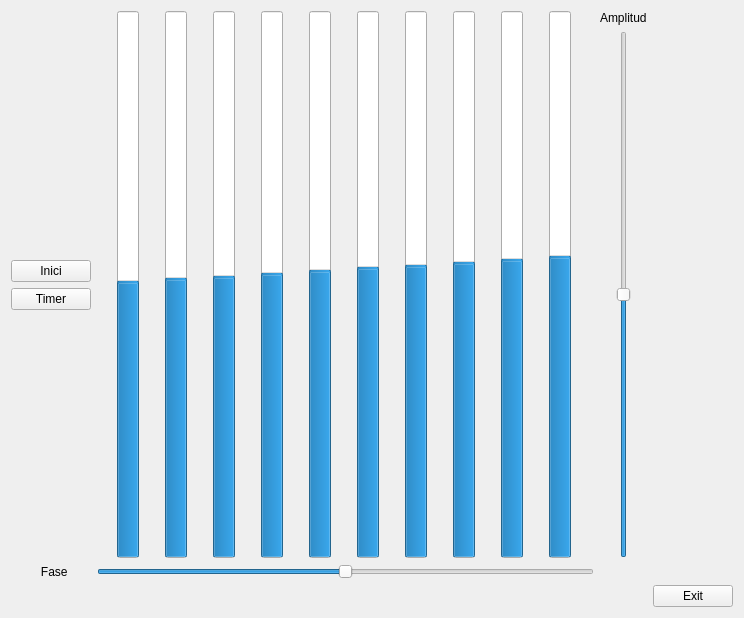
<?xml version="1.0" encoding="UTF-8"?>
<ui version="4.0">
 <class>Form</class>
 <widget class="QWidget" name="Form">
  <property name="geometry">
   <rect>
    <x>0</x>
    <y>0</y>
    <width>744</width>
    <height>618</height>
   </rect>
  </property>
  <property name="windowTitle">
   <string>Form</string>
  </property>
  <layout class="QGridLayout" name="gridLayout">
   <item row="0" column="1">
    <layout class="QHBoxLayout" name="horizontalLayout">
     <item>
      <widget class="MyQProgressBar" name="progressBar0">
       <property name="minimum">
        <number>-100</number>
       </property>
       <property name="value">
        <number>0</number>
       </property>
       <property name="textVisible">
        <bool>false</bool>
       </property>
       <property name="orientation">
        <enum>Qt::Vertical</enum>
       </property>
      </widget>
     </item>
     <item>
      <widget class="MyQProgressBar" name="progressBar1">
       <property name="minimum">
        <number>-100</number>
       </property>
       <property name="value">
        <number>1</number>
       </property>
       <property name="textVisible">
        <bool>false</bool>
       </property>
       <property name="orientation">
        <enum>Qt::Vertical</enum>
       </property>
      </widget>
     </item>
     <item>
      <widget class="MyQProgressBar" name="progressBar2">
       <property name="minimum">
        <number>-100</number>
       </property>
       <property name="value">
        <number>2</number>
       </property>
       <property name="textVisible">
        <bool>false</bool>
       </property>
       <property name="orientation">
        <enum>Qt::Vertical</enum>
       </property>
      </widget>
     </item>
     <item>
      <widget class="MyQProgressBar" name="progressBar3">
       <property name="minimum">
        <number>-100</number>
       </property>
       <property name="value">
        <number>3</number>
       </property>
       <property name="textVisible">
        <bool>false</bool>
       </property>
       <property name="orientation">
        <enum>Qt::Vertical</enum>
       </property>
      </widget>
     </item>
     <item>
      <widget class="MyQProgressBar" name="progressBar4">
       <property name="minimum">
        <number>-100</number>
       </property>
       <property name="value">
        <number>4</number>
       </property>
       <property name="textVisible">
        <bool>false</bool>
       </property>
       <property name="orientation">
        <enum>Qt::Vertical</enum>
       </property>
      </widget>
     </item>
     <item>
      <widget class="MyQProgressBar" name="progressBar5">
       <property name="minimum">
        <number>-100</number>
       </property>
       <property name="value">
        <number>5</number>
       </property>
       <property name="textVisible">
        <bool>false</bool>
       </property>
       <property name="orientation">
        <enum>Qt::Vertical</enum>
       </property>
      </widget>
     </item>
     <item>
      <widget class="MyQProgressBar" name="progressBar6">
       <property name="minimum">
        <number>-100</number>
       </property>
       <property name="value">
        <number>6</number>
       </property>
       <property name="textVisible">
        <bool>false</bool>
       </property>
       <property name="orientation">
        <enum>Qt::Vertical</enum>
       </property>
      </widget>
     </item>
     <item>
      <widget class="MyQProgressBar" name="progressBar7">
       <property name="minimum">
        <number>-100</number>
       </property>
       <property name="value">
        <number>7</number>
       </property>
       <property name="textVisible">
        <bool>false</bool>
       </property>
       <property name="orientation">
        <enum>Qt::Vertical</enum>
       </property>
      </widget>
     </item>
     <item>
      <widget class="MyQProgressBar" name="progressBar8">
       <property name="minimum">
        <number>-100</number>
       </property>
       <property name="value">
        <number>8</number>
       </property>
       <property name="textVisible">
        <bool>false</bool>
       </property>
       <property name="orientation">
        <enum>Qt::Vertical</enum>
       </property>
      </widget>
     </item>
     <item>
      <widget class="MyQProgressBar" name="progressBar9">
       <property name="minimum">
        <number>-100</number>
       </property>
       <property name="value">
        <number>9</number>
       </property>
       <property name="textVisible">
        <bool>false</bool>
       </property>
       <property name="orientation">
        <enum>Qt::Vertical</enum>
       </property>
      </widget>
     </item>
    </layout>
   </item>
   <item row="0" column="2">
    <layout class="QVBoxLayout" name="verticalLayout">
     <item>
      <widget class="QLabel" name="label">
       <property name="text">
        <string>Amplitud</string>
       </property>
      </widget>
     </item>
     <item>
      <layout class="QHBoxLayout" name="horizontalLayout_2">
       <item>
        <widget class="QSlider" name="verticalSlider">
         <property name="maximum">
          <number>100</number>
         </property>
         <property name="value">
          <number>50</number>
         </property>
         <property name="orientation">
          <enum>Qt::Vertical</enum>
         </property>
        </widget>
       </item>
      </layout>
     </item>
    </layout>
   </item>
   <item row="2" column="1">
    <layout class="QVBoxLayout" name="verticalLayout_3">
     <item>
      <layout class="QHBoxLayout" name="horizontalLayout_3">
       <item>
        <widget class="QSlider" name="horizontalSlider">
         <property name="minimum">
          <number>-500</number>
         </property>
         <property name="maximum">
          <number>500</number>
         </property>
         <property name="orientation">
          <enum>Qt::Horizontal</enum>
         </property>
        </widget>
       </item>
      </layout>
     </item>
    </layout>
   </item>
   <item row="3" column="3">
    <widget class="QPushButton" name="pushButton_2">
     <property name="text">
      <string>Exit</string>
     </property>
     <property name="shortcut">
      <string>Alt+S</string>
     </property>
    </widget>
   </item>
   <item row="0" column="0">
    <layout class="QVBoxLayout" name="verticalLayout_2">
     <item>
      <spacer name="verticalSpacer_2">
       <property name="orientation">
        <enum>Qt::Vertical</enum>
       </property>
       <property name="sizeHint" stdset="0">
        <size>
         <width>20</width>
         <height>40</height>
        </size>
       </property>
      </spacer>
     </item>
     <item>
      <widget class="QPushButton" name="pushButton">
       <property name="text">
        <string>Inici</string>
       </property>
       <property name="shortcut">
        <string>Alt+I</string>
       </property>
      </widget>
     </item>
     <item>
      <widget class="QPushButton" name="pushButton_3">
       <property name="text">
        <string>Timer</string>
       </property>
       <property name="shortcut">
        <string>Alt+T</string>
       </property>
      </widget>
     </item>
     <item>
      <spacer name="verticalSpacer">
       <property name="orientation">
        <enum>Qt::Vertical</enum>
       </property>
       <property name="sizeHint" stdset="0">
        <size>
         <width>20</width>
         <height>40</height>
        </size>
       </property>
      </spacer>
     </item>
    </layout>
   </item>
   <item row="2" column="0">
    <widget class="QLabel" name="label_2">
     <property name="text">
      <string>         Fase</string>
     </property>
    </widget>
   </item>
  </layout>
 </widget>
 <customwidgets>
  <customwidget>
   <class>MyQProgressBar</class>
   <extends>QProgressBar</extends>
   <header location="global">MyQProgressBar.h</header>
   <slots>
    <signal>actualitza()</signal>
    <signal>setBarraHoritzontal(int)</signal>
    <signal>setBarraVert(int)</signal>
    <slot>amplitud(int)</slot>
    <slot>inici()</slot>
    <slot>ActAmp(int)</slot>
    <slot>ActFase(int)</slot>
    <slot>ActivarTimer()</slot>
   </slots>
  </customwidget>
 </customwidgets>
 <resources/>
 <connections>
  <connection>
   <sender>verticalSlider</sender>
   <signal>valueChanged(int)</signal>
   <receiver>progressBar0</receiver>
   <slot>ActAmp(int)</slot>
   <hints>
    <hint type="sourcelabel">
     <x>726</x>
     <y>294</y>
    </hint>
    <hint type="destinationlabel">
     <x>215</x>
     <y>225</y>
    </hint>
   </hints>
  </connection>
  <connection>
   <sender>horizontalSlider</sender>
   <signal>valueChanged(int)</signal>
   <receiver>progressBar0</receiver>
   <slot>ActFase(int)</slot>
   <hints>
    <hint type="sourcelabel">
     <x>403</x>
     <y>601</y>
    </hint>
    <hint type="destinationlabel">
     <x>215</x>
     <y>225</y>
    </hint>
   </hints>
  </connection>
  <connection>
   <sender>pushButton_2</sender>
   <signal>clicked()</signal>
   <receiver>Form</receiver>
   <slot>close()</slot>
   <hints>
    <hint type="sourcelabel">
     <x>48</x>
     <y>282</y>
    </hint>
    <hint type="destinationlabel">
     <x>371</x>
     <y>308</y>
    </hint>
   </hints>
  </connection>
  <connection>
   <sender>progressBar0</sender>
   <signal>setBarraHoritzontal(int)</signal>
   <receiver>horizontalSlider</receiver>
   <slot>setValue(int)</slot>
   <hints>
    <hint type="sourcelabel">
     <x>136</x>
     <y>282</y>
    </hint>
    <hint type="destinationlabel">
     <x>403</x>
     <y>601</y>
    </hint>
   </hints>
  </connection>
  <connection>
   <sender>progressBar0</sender>
   <signal>setBarraVert(int)</signal>
   <receiver>verticalSlider</receiver>
   <slot>setValue(int)</slot>
   <hints>
    <hint type="sourcelabel">
     <x>136</x>
     <y>282</y>
    </hint>
    <hint type="destinationlabel">
     <x>726</x>
     <y>294</y>
    </hint>
   </hints>
  </connection>
  <connection>
   <sender>pushButton_3</sender>
   <signal>clicked()</signal>
   <receiver>progressBar0</receiver>
   <slot>ActivarTimer()</slot>
   <hints>
    <hint type="sourcelabel">
     <x>48</x>
     <y>282</y>
    </hint>
    <hint type="destinationlabel">
     <x>214</x>
     <y>282</y>
    </hint>
   </hints>
  </connection>
  <connection>
   <sender>pushButton</sender>
   <signal>clicked()</signal>
   <receiver>progressBar4</receiver>
   <slot>inici()</slot>
   <hints>
    <hint type="sourcelabel">
     <x>48</x>
     <y>575</y>
    </hint>
    <hint type="destinationlabel">
     <x>313</x>
     <y>282</y>
    </hint>
   </hints>
  </connection>
  <connection>
   <sender>pushButton</sender>
   <signal>clicked()</signal>
   <receiver>progressBar9</receiver>
   <slot>inici()</slot>
   <hints>
    <hint type="sourcelabel">
     <x>48</x>
     <y>575</y>
    </hint>
    <hint type="destinationlabel">
     <x>667</x>
     <y>282</y>
    </hint>
   </hints>
  </connection>
  <connection>
   <sender>pushButton</sender>
   <signal>clicked()</signal>
   <receiver>progressBar0</receiver>
   <slot>inici()</slot>
   <hints>
    <hint type="sourcelabel">
     <x>64</x>
     <y>402</y>
    </hint>
    <hint type="destinationlabel">
     <x>215</x>
     <y>225</y>
    </hint>
   </hints>
  </connection>
  <connection>
   <sender>pushButton</sender>
   <signal>clicked()</signal>
   <receiver>progressBar6</receiver>
   <slot>inici()</slot>
   <hints>
    <hint type="sourcelabel">
     <x>48</x>
     <y>575</y>
    </hint>
    <hint type="destinationlabel">
     <x>490</x>
     <y>282</y>
    </hint>
   </hints>
  </connection>
  <connection>
   <sender>pushButton</sender>
   <signal>clicked()</signal>
   <receiver>progressBar5</receiver>
   <slot>inici()</slot>
   <hints>
    <hint type="sourcelabel">
     <x>48</x>
     <y>575</y>
    </hint>
    <hint type="destinationlabel">
     <x>431</x>
     <y>282</y>
    </hint>
   </hints>
  </connection>
  <connection>
   <sender>pushButton</sender>
   <signal>clicked()</signal>
   <receiver>progressBar2</receiver>
   <slot>inici()</slot>
   <hints>
    <hint type="sourcelabel">
     <x>48</x>
     <y>575</y>
    </hint>
    <hint type="destinationlabel">
     <x>254</x>
     <y>282</y>
    </hint>
   </hints>
  </connection>
  <connection>
   <sender>pushButton</sender>
   <signal>clicked()</signal>
   <receiver>progressBar3</receiver>
   <slot>inici()</slot>
   <hints>
    <hint type="sourcelabel">
     <x>48</x>
     <y>575</y>
    </hint>
    <hint type="destinationlabel">
     <x>372</x>
     <y>282</y>
    </hint>
   </hints>
  </connection>
  <connection>
   <sender>pushButton</sender>
   <signal>clicked()</signal>
   <receiver>progressBar7</receiver>
   <slot>inici()</slot>
   <hints>
    <hint type="sourcelabel">
     <x>48</x>
     <y>575</y>
    </hint>
    <hint type="destinationlabel">
     <x>549</x>
     <y>282</y>
    </hint>
   </hints>
  </connection>
  <connection>
   <sender>pushButton</sender>
   <signal>clicked()</signal>
   <receiver>progressBar1</receiver>
   <slot>inici()</slot>
   <hints>
    <hint type="sourcelabel">
     <x>48</x>
     <y>575</y>
    </hint>
    <hint type="destinationlabel">
     <x>195</x>
     <y>282</y>
    </hint>
   </hints>
  </connection>
  <connection>
   <sender>pushButton</sender>
   <signal>clicked()</signal>
   <receiver>progressBar8</receiver>
   <slot>inici()</slot>
   <hints>
    <hint type="sourcelabel">
     <x>48</x>
     <y>575</y>
    </hint>
    <hint type="destinationlabel">
     <x>608</x>
     <y>282</y>
    </hint>
   </hints>
  </connection>
 </connections>
</ui>
